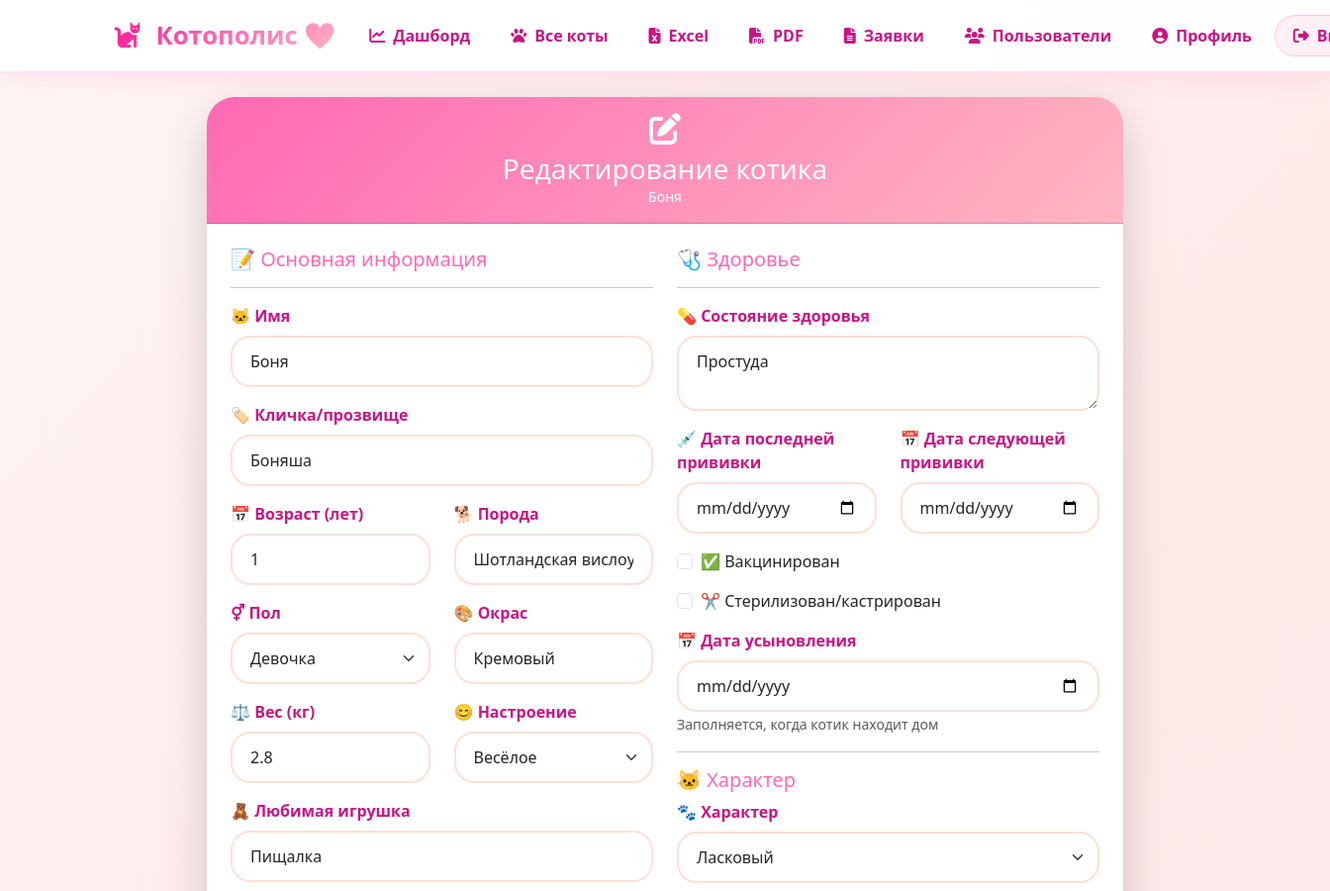
Before: /edit_cat/10 (signed in, upper part) with the older database file.
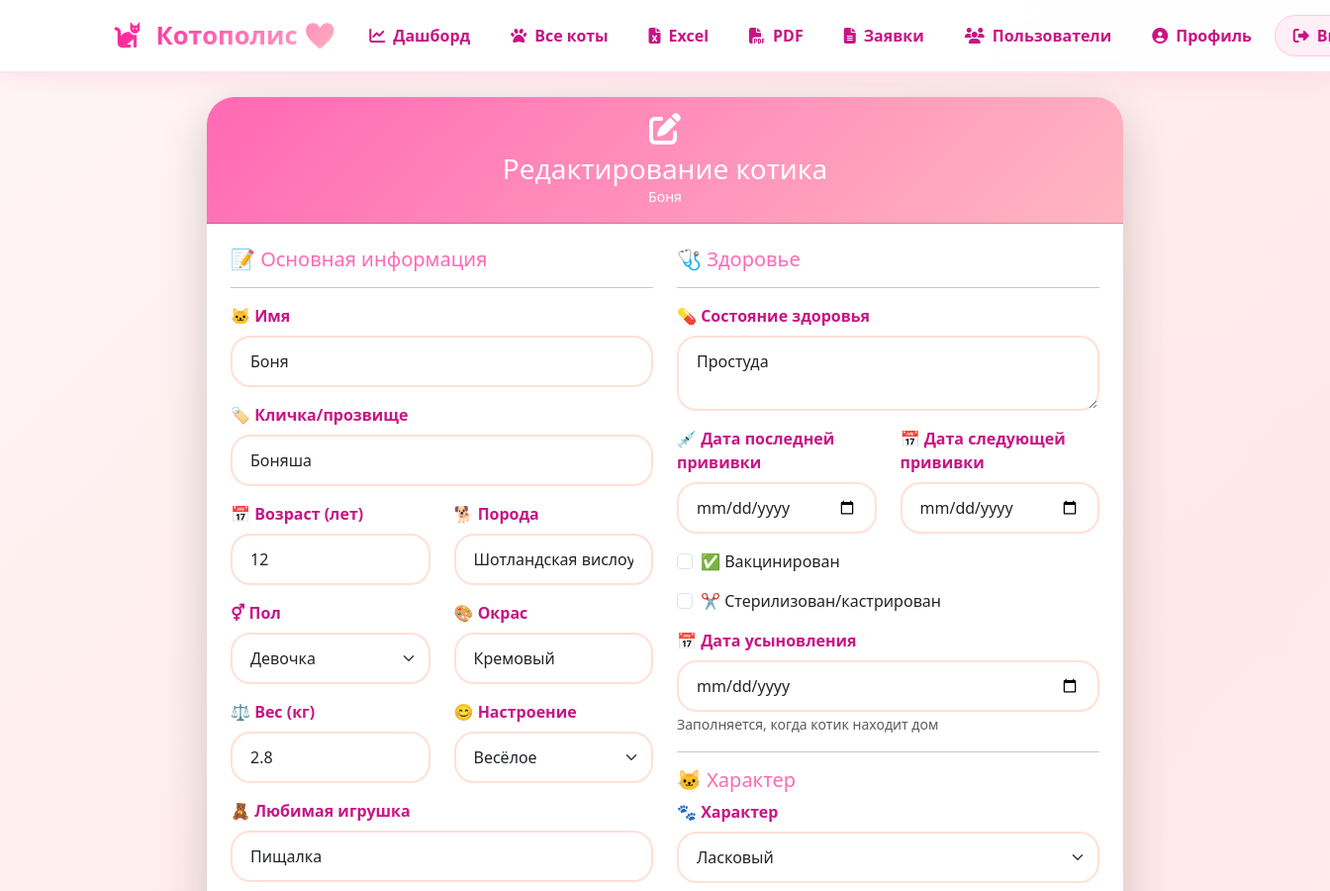
After: the same page with the newer database file.
### models.py (models this page shows, shortened)
class Cat(db.Model):
    __tablename__ = 'cats'
    id = db.Column(db.Integer, primary_key=True)
    name = db.Column(db.String(100), nullable=False)
    nickname = db.Column(db.String(100))
    age = db.Column(db.Integer)
    breed = db.Column(db.String(100))
    gender = db.Column(db.String(20))
    color = db.Column(db.String(50))
    weight = db.Column(db.Float)
    mood = db.Column(db.String(30))
    favorite_toy = db.Column(db.String(100))
    arrival_date = db.Column(db.Date, default=date.today)
    status = db.Column(db.String(50), default='В приюте')
    health = db.Column(db.Text)
    description = db.Column(db.Text)
    last_vacc_date = db.Column(db.Date, default=date.today)
    next_vacc_date = db.Column(db.Date)
    is_vaccinated = db.Column(db.Boolean, default=False)
    is_sterilized = db.Column(db.Boolean, default=False)
    photo_path = db.Column(db.String(200))
    created_at = db.Column(db.DateTime, default=datetime.utcnow)
    updated_at = db.Column(db.DateTime, default=datetime.utcnow, onupdate=datetime.utcnow)
    adoption_date = db.Column(db.Date)
    personality = db.Column(db.Text)
    activity_level = db.Column(db.String(200))
    kids_friendly = db.Column(db.Boolean, default=True)
    cats_friendly = db.Column(db.Boolean, default=True)
    dogs_friendly = db.Column(db.Boolean, default=True)
    favorite_place = db.Column(db.String(200))
    vocal = db.Column(db.String(100))
    food_preferences = db.Column(db.Text)
    story = db.Column(db.Text)
    adoption_recommendation = db.Column(db.Text)

### app.py (the view, shortened to what this page needs)
@app.route('/edit_cat/<int:cat_id>', methods=['GET', 'POST'])
@login_required
@admin_required
def edit_cat(cat_id):
    cat = Cat.query.get_or_404(cat_id)
    form = CatForm(obj=cat)
    return render_template('edit_cat.html', form=form, cat=cat)

### app.py (called while the page is built)
def admin_required(f):
    @wraps(f)
    def decorated_function(*args, **kwargs):
        if not current_user.is_authenticated:
            flash('🌸 Пожалуйста, войдите в систему', 'warning')
            return redirect(url_for('login'))
        if current_user.role != 'admin':
            flash('🩷 У вас нет прав для выполнения этого действия', 'danger')
            return redirect(url_for('dashboard'))
        return f(*args, **kwargs)
    return decorated_function

@login_manager.user_loader
def load_user(user_id):
    return User.query.get(int(user_id))

@app.context_processor
def utility_processor():
    def get_current_year():
        return datetime.now().year
    def get_total_cats():
        return Cat.query.count()
    def get_available_cats():
        return Cat.query.filter_by(status='В приюте').count()
    return {
        'current_year': get_current_year(),
        'total_cats': get_total_cats(),
        'available_cats': get_available_cats(),
        'now': datetime.now()
    }

### templates/edit_cat.html (shortened to what the changed rows need)
{% extends 'base.html' %}
{% block content %}
<div class="row justify-content-center">
    <div class="col-md-10">
        <div class="card shadow-lg border-0">
            <div class="card-header bg-pink text-white text-center py-3">
                <i class="fas fa-edit fa-2x mb-2"></i>
                <h3 class="mb-0">Редактирование котика</h3>
                <p class="mb-0 small">{{ cat.name }}</p>
            </div>
            <div class="card-body p-4">
                <form method="POST" enctype="multipart/form-data">
                    <div class="row">
                        <div class="col-md-6">
                            <div class="mb-3">
                                <label class="form-label">{{ form.name.label.text }}</label>
                                {{ form.name(class="form-control") }}
                            </div>
                            <div class="mb-3">
                                <label class="form-label">{{ form.nickname.label.text }}</label>
                                {{ form.nickname(class="form-control") }}
                            </div>
                            <div class="row">
                                <div class="col-md-6">
                                    <div class="mb-3">
                                        <label class="form-label">{{ form.age.label.text }}</label>
                                        {{ form.age(class="form-control") }}
                                    </div>
                                </div>
                                <div class="col-md-6">
                                    <div class="mb-3">
                                        <label class="form-label">{{ form.breed.label.text }}</label>
                                        {{ form.breed(class="form-control") }}
                                    </div>
                                </div>
                            </div>
                            <div class="row">
                                <div class="col-md-6">
                                    <div class="mb-3">
                                        <label class="form-label">{{ form.gender.label.text }}</label>
                                        {{ form.gender(class="form-select") }}
                                    </div>
                                </div>
                                <div class="col-md-6">
                                    <div class="mb-3">
                                        <label class="form-label">{{ form.color.label.text }}</label>
                                        {{ form.color(class="form-control") }}
                                    </div>
                                </div>
                            </div>
                            <div class="row">
                                <div class="col-md-6">
                                    <div class="mb-3">
                                        <label class="form-label">{{ form.weight.label.text }}</label>
                                        {{ form.weight(class="form-control") }}
                                    </div>
                                </div>
                                <div class="col-md-6">
                                    <div class="mb-3">
                                        <label class="form-label">{{ form.mood.label.text }}</label>
                                        {{ form.mood(class="form-select") }}
                                    </div>
                                </div>
                            </div>
                            <div class="mb-3">
                                <label class="form-label">{{ form.favorite_toy.label.text }}</label>
                                {{ form.favorite_toy(class="form-control") }}
                            </div>
                        </div>
                        <div class="col-md-6">
                            <div class="mb-3">
                                <label class="form-label">{{ form.health.label.text }}</label>
                                {{ form.health(class="form-control", rows="2") }}
                            </div>
                            <div class="row">
                                <div class="col-md-6">
                                    <div class="mb-3">
                                        <label class="form-label">{{ form.last_vacc_date.label.text }}</label>
                                        {{ form.last_vacc_date(class="form-control", type="date") }}
                                    </div>
                                </div>
                                <div class="col-md-6">
                                    <div class="mb-3">
                                        <label class="form-label">{{ form.next_vacc_date.label.text }}</label>
                                        {{ form.next_vacc_date(class="form-control", type="date") }}
                                    </div>
                                </div>
                            </div>
                            <div class="form-check mb-3">
                                {{ form.is_vaccinated(class="form-check-input") }}
                                <label class="form-check-label">{{ form.is_vaccinated.label.text }}</label>
                            </div>
                            <div class="form-check mb-3">
                                {{ form.is_sterilized(class="form-check-input") }}
                                <label class="form-check-label">{{ form.is_sterilized.label.text }}</label>
                            </div>
                           <div class="mb-3">
    <label class="form-label">{{ form.adoption_date.label.text }}</label>
    {{ form.adoption_date(class="form-control", type="date") }}
    <small class="text-muted">Заполняется, когда котик находит дом</small>
</div>
                            <div class="mb-3">
                                <label class="form-label">{{ form.personality.label.text }}</label>
                                {{ form.personality(class="form-select") }}
                            </div>
                        </div>
                    </div>
                </form>
            </div>
        </div>
    </div>
</div>
{% endblock %}

Changed rows visible on the page:
changed Cat "Боня": age "1" → "12"
